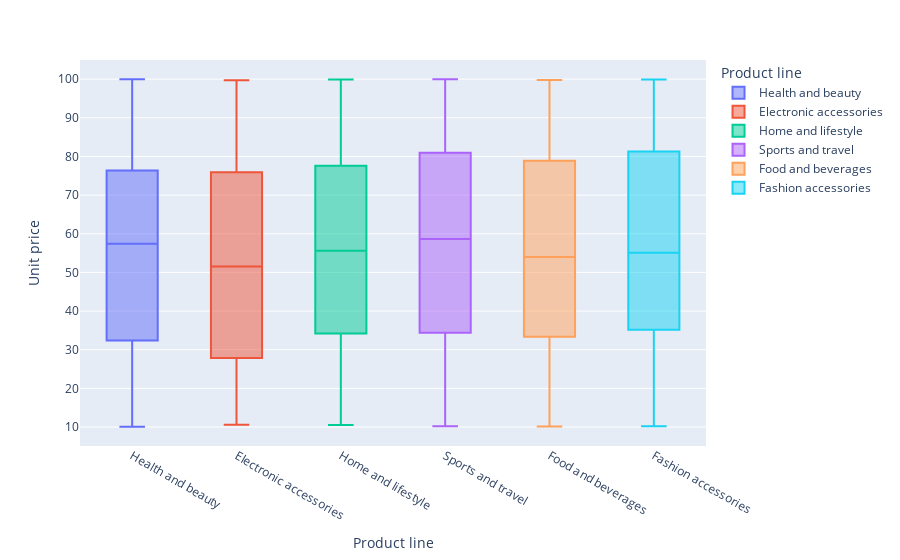

Notebook code for this chart:
### Markdown cell above
#### Product line comparison to unit price

### Code cell
fig=px.box(sales,x='Product line',color='Product line',y='Unit price')
fig.show()

### Figure 1 — Plotly figure (JSON) as saved in the notebook; plotly's stock layout.template omitted (floating-point values rounded to 4 significant figures; data arrays with more than 128 entries replaced by an {"elided": "..."} marker saying what was removed)
{"data": [{"alignmentgroup": "True", "hovertemplate": "Product line=%{x}<br>Unit price=%{y}<extra></extra>", "legendgroup": "Health and beauty", "marker": {"color": "#636efa"}, "name": "Health and beauty", "notched": false, "offsetgroup": "Health and beauty", "orientation": "v", "showlegend": true, "type": "box", "x": {"elided": "152 str values"}, "x0": " ", "xaxis": "x", "y": {"elided": "152 float values"}, "y0": " ", "yaxis": "y"}, {"alignmentgroup": "True", "hovertemplate": "Product line=%{x}<br>Unit price=%{y}<extra></extra>", "legendgroup": "Electronic accessories", "marker": {"color": "#EF553B"}, "name": "Electronic accessories", "notched": false, "offsetgroup": "Electronic accessories", "orientation": "v", "showlegend": true, "type": "box", "x": {"elided": "170 str values"}, "x0": " ", "xaxis": "x", "y": {"elided": "170 float values"}, "y0": " ", "yaxis": "y"}, {"alignmentgroup": "True", "hovertemplate": "Product line=%{x}<br>Unit price=%{y}<extra></extra>", "legendgroup": "Home and lifestyle", "marker": {"color": "#00cc96"}, "name": "Home and lifestyle", "notched": false, "offsetgroup": "Home and lifestyle", "orientation": "v", "showlegend": true, "type": "box", "x": {"elided": "160 str values"}, "x0": " ", "xaxis": "x", "y": {"elided": "160 float values"}, "y0": " ", "yaxis": "y"}, {"alignmentgroup": "True", "hovertemplate": "Product line=%{x}<br>Unit price=%{y}<extra></extra>", "legendgroup": "Sports and travel", "marker": {"color": "#ab63fa"}, "name": "Sports and travel", "notched": false, "offsetgroup": "Sports and travel", "orientation": "v", "showlegend": true, "type": "box", "x": {"elided": "166 str values"}, "x0": " ", "xaxis": "x", "y": {"elided": "166 float values"}, "y0": " ", "yaxis": "y"}, {"alignmentgroup": "True", "hovertemplate": "Product line=%{x}<br>Unit price=%{y}<extra></extra>", "legendgroup": "Food and beverages", "marker": {"color": "#FFA15A"}, "name": "Food and beverages", "notched": false, "offsetgroup": "Food and beverages", "orientation": "v", "showlegend": true, "type": "box", "x": {"elided": "174 str values"}, "x0": " ", "xaxis": "x", "y": {"elided": "174 float values"}, "y0": " ", "yaxis": "y"}, {"alignmentgroup": "True", "hovertemplate": "Product line=%{x}<br>Unit price=%{y}<extra></extra>", "legendgroup": "Fashion accessories", "marker": {"color": "#19d3f3"}, "name": "Fashion accessories", "notched": false, "offsetgroup": "Fashion accessories", "orientation": "v", "showlegend": true, "type": "box", "x": {"elided": "178 str values"}, "x0": " ", "xaxis": "x", "y": {"elided": "178 float values"}, "y0": " ", "yaxis": "y"}], "layout": {"boxmode": "overlay", "legend": {"title": {"text": "Product line"}, "tracegroupgap": 0}, "margin": {"t": 60}, "xaxis": {"anchor": "y", "categoryarray": ["Health and beauty", "Electronic accessories", "Home and lifestyle", "Sports and travel", "Food and beverages", "Fashion accessories"], "categoryorder": "array", "domain": [0, 1], "title": {"text": "Product line"}}, "yaxis": {"anchor": "x", "domain": [0, 1], "title": {"text": "Unit price"}}}}
